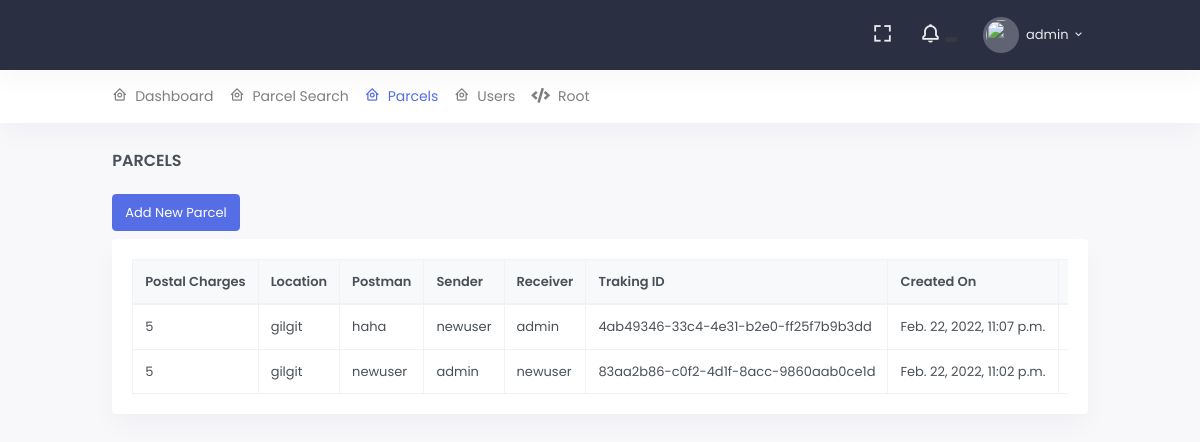
/a/parcel/ (signed in), run on the app's committed database.
### src/accounts/models.py (models this page shows, shortened)
class User(AbstractUser):
    TYPES_OF_USERS = (
        ("CUSTOMER", 'Customer'),
        ("MANAGER", 'Manager'),
        ("POSTMAN", 'Postman')
    )
    profile_image = ResizedImageField(
        upload_to='account/images/profiles/', null=True, blank=True, size=[100, 100], quality=75, force_format='PNG',
        help_text='size of logo must be 100*100 and format must be png image file', crop=['middle', 'center']
    )
    phone_number = models.CharField(max_length=30, null=True, blank=True)
    cnic = models.CharField(max_length=13, null=False, blank=False, help_text="13 digits cnic without -")
    address = models.TextField(max_length=30, null=True, blank=True)
    latitude = models.DecimalField(max_digits=9, decimal_places=6, default=0.00, blank=True, null=True)
    longitude = models.DecimalField(max_digits=9, decimal_places=6, default=0.00, blank=True, null=True)
    type = models.CharField(max_length=20, default='CUSTOMER', choices=TYPES_OF_USERS)
    is_customer = models.BooleanField(default=True)
    is_postman = models.BooleanField(default=False)
    class Meta:
        ordering = ['-id']
        verbose_name = 'User'
        verbose_name_plural = 'Users'
    def __str__(self):
        return self.username

### src/api/models.py (models this page shows, shortened)
class Parcel(models.Model):
    SERVICE_TYPES_CHOICES = (
        ('urgent', 'urgent'),
        ('normal', 'normal'),
    )
    qr_image = ResizedImageField(
        upload_to='account/images/qrs/', null=True, blank=True, quality=75,
        help_text='size of logo must be 100*100 and format must be png image file', crop=['middle', 'center']
    )
    tracking_id = models.CharField(max_length=100, blank=True, unique=True, default=uuid.uuid4)
    postal_charges = models.PositiveIntegerField(default=5)
    service_type = models.CharField(max_length=255, choices=SERVICE_TYPES_CHOICES)
    latitude = models.DecimalField(max_digits=9, decimal_places=6, default=0.00, blank=True, null=True)
    longitude = models.DecimalField(max_digits=9, decimal_places=6, default=0.00, blank=True, null=True)
    dispatchLocation = models.CharField(max_length=1000)
    postman = models.ForeignKey('accounts.User', on_delete=models.CASCADE, related_name='postman', null=True, blank=True)
    sender = models.ForeignKey('accounts.User', on_delete=models.CASCADE, related_name='sender')
    receiver = models.ForeignKey('accounts.User', on_delete=models.CASCADE, related_name='receiver')
    details = models.TextField(null=True, blank=True)
    is_active = models.BooleanField(default=True)
    created_on = models.DateTimeField(auto_now_add=True)
    class Meta:
        ordering = ['-id']

### src/portals/admins/views.py (the view)
# urls.py: path('parcel/', ParcelListView.as_view(), name='parcel'),
@method_decorator(admin_decorators, name='dispatch')
class ParcelListView(ListView):
    queryset = Parcel.objects.all()
    template_name = 'admins/parcel_list.html'

### src/portals/admins/templates/admins/parcel_list.html (shortened to what this page needs)
{% extends 'core/base.html' %}
{% load custom_tags %}
{% block page_heading %}
    Parcels
{% endblock %}
{% block content %}
    <div class="row mb-2">
        <div class="col-lg-12">
            <a href="{% url 'admins:add-parcel' %}" class="btn btn-primary">Add New Parcel</a>
        </div>
    </div>
    <div class="row">
        <div class="col-12">
            <div class="card">
                <div class="card-body">
                    {% if parcel_list %}
                        <div class="table-responsive">
                            <table class="table table-bordered table-centered table-nowrap mb-0">
                                <thead class="thead-light">
                                <tr>
                                    <th>Postal Charges</th>
                                    <th>Location</th>
                                    <th>Postman</th>
                                    <th>Sender</th>
                                    <th>Receiver</th>
                                    <th>Traking ID</th>
                                    <th>Created On</th>
                                    <th>QR Code</th>
                                </tr>
                                </thead>
                                <tbody>
                                {% for object in parcel_list %}
                                    <tr>
                                        <td>{{ object.postal_charges }}</td>
                                        <td>{{ object.dispatchLocation }}</td>
                                        <td>{{ object.postman }}</td>
                                        <td>{{ object.sender }}</td>
                                        <td>{{ object.receiver }}</td>
                                        <td>{{ object.tracking_id }}</td>
                                        <td>{{ object.created_on }}</td>
                                        <td><a href="/media/{{ object.tracking_id }}-QR.png">QR code</a></td>
                                    </tr>
                                {% endfor %}
                                </tbody>
                            </table>
                        </div>
                    {% else %}
                        <b class="text-danger">! No parcels found</b>
                    {% endif %}
                </div>
            </div>
        </div>
    </div>
{% endblock %}

### templates/core/base_head.html (shortened to what this page needs)
{% load static %}
<header id="page-topbar">
    <div class="navbar-header">
        <div class="d-flex">
            <div class="navbar-brand-box">
            </div>
        </div>
        <div class="d-flex">
            <div class="dropdown d-none d-lg-inline-block ml-1">
                <button type="button" class="btn header-item noti-icon waves-effect" data-toggle="fullscreen">
                    <i class="bx bx-fullscreen"></i>
                </button>
            </div>
            <div class="dropdown d-inline-block">
                <button type="button" class="btn header-item noti-icon waves-effect"
                        id="page-header-notifications-dropdown"
                        data-toggle="dropdown" aria-haspopup="true" aria-expanded="false">
                    <i class="bx bx-bell bx-tada"></i>
                    <span class="badge badge-dark badge-pill">
                    </span>
                </button>
            </div>
            <div class="dropdown d-inline-block">
                <button type="button" class="btn header-item waves-effect" id="page-header-user-dropdown"
                        data-toggle="dropdown" aria-haspopup="true" aria-expanded="false">
                    {% if request.user.profile_image %}
                        <img class="rounded-circle header-profile-user" src="{{ request.user.profile_image.url }}"
                             alt="Header Avatar">
                    {% else %}
                        <img class="rounded-circle header-profile-user" src="{% static 'core/images/no-user.png' %}">
                    {% endif %}
                    <span class="d-none d-xl-inline-block ml-1">{{ request.user.username }}</span>
                    <i class="mdi mdi-chevron-down d-none d-xl-inline-block"></i>
                </button>
            </div>
        </div>
    </div>
</header>
<div class="topnav">
    <div class="container-fluid">
        <nav class="navbar navbar-light navbar-expand-lg topnav-menu">
            <div class="collapse navbar-collapse" id="topnav-menu-content">
                <ul class="navbar-nav">
                    {% include 'core/include/admin_header.html' %}
                </ul>
            </div>
        </nav>
    </div>
</div>

### data on the page
User: user.username "admin"
Parcel: postal_charges "5", dispatchLocation "gilgit", postman "haha", sender "newuser", receiver "admin", tracking_id "4ab49346-33c4-4e31-b2e0-ff25f7b9b3dd", created_on "Feb. 22, 2022, 11:07 p.m."
Parcel: postal_charges "5", dispatchLocation "gilgit", postman "newuser", sender "admin", receiver "newuser", tracking_id "83aa2b86-c0f2-4d1f-8acc-9860aab0ce1d", created_on "Feb. 22, 2022, 11:02 p.m."
